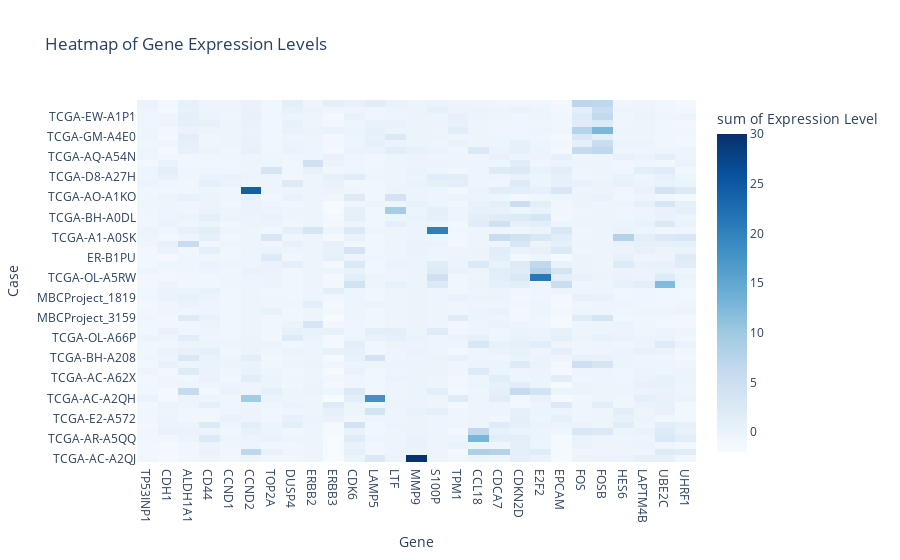

The cell this chart's notebook holds for it:
### Markdown cell above
### Plotting hover_data allegedly for stage value but it does not show up

### Code cell
# heatmap = px.density_heatmap(
#     df_drop_Clean,
#     x="Gene",
#     y="Case",
#     z="Expression",
#     color_continuous_scale="Blues",
#     range_color=(-2, 30),
#     title="Heatmap of Gene Expression Levels",
#     labels={'Expression': 'Expression Level'},
#     hover_data=['Cancer Stage']
# )

# heatmap.show()

heatmap = px.density_heatmap(
    df_drop_Clean,
    x="Gene",
    y="Case",
    z="Expression",
    color_continuous_scale="Blues",
    range_color=(-2, 30),
    title="Heatmap of Gene Expression Levels",
    labels={'Expression': 'Expression Level'},
    hover_data= ['Cancer Stage']
)

heatmap.show()

### Figure 1 — Plotly figure (JSON) as saved in the notebook; plotly's stock layout.template omitted (floating-point values rounded to 4 significant figures; data arrays with more than 128 entries replaced by an {"elided": "..."} marker saying what was removed)
{"data": [{"coloraxis": "coloraxis", "histfunc": "sum", "hovertemplate": "Gene=%{x}<br>Case=%{y}<br>sum of Expression Level=%{z}<extra></extra>", "name": "", "type": "histogram2d", "x": {"elided": "1458 str values"}, "xaxis": "x", "xbingroup": "x", "y": {"elided": "1458 str values"}, "yaxis": "y", "ybingroup": "y", "z": {"elided": "1458 str values"}}], "layout": {"autosize": true, "coloraxis": {"cmax": 30, "cmin": -2, "colorbar": {"title": {"text": "sum of Expression Level"}}, "colorscale": [[0, "rgb(247,251,255)"], [0.125, "rgb(222,235,247)"], [0.25, "rgb(198,219,239)"], [0.375, "rgb(158,202,225)"], [0.5, "rgb(107,174,214)"], [0.625, "rgb(66,146,198)"], [0.75, "rgb(33,113,181)"], [0.875, "rgb(8,81,156)"], [1, "rgb(8,48,107)"]]}, "legend": {"tracegroupgap": 0}, "title": {"text": "Heatmap of Gene Expression Levels"}, "xaxis": {"anchor": "y", "autorange": true, "domain": [0, 1], "range": [-0.5, 26.5], "title": {"text": "Gene"}, "type": "category"}, "yaxis": {"anchor": "x", "autorange": true, "domain": [0, 1], "range": [-0.5, 53.5], "title": {"text": "Case"}, "type": "category"}}}
